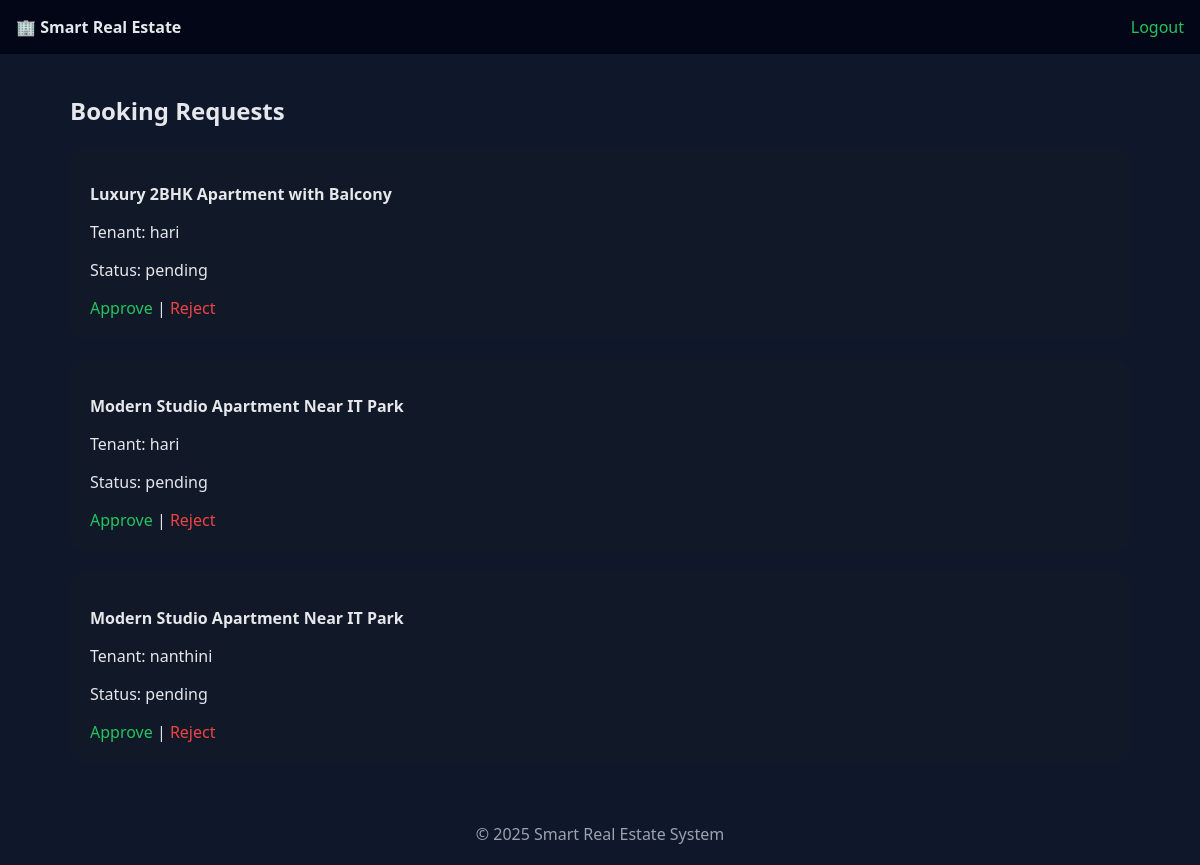
The page /owner/requests/ (signed in) on the database its author committed.
### properties/models.py (models this page shows, shortened)
class BookingRequest(models.Model):
    property = models.ForeignKey(Property, on_delete=models.CASCADE)
    tenant = models.ForeignKey(settings.AUTH_USER_MODEL, on_delete=models.CASCADE)
    status = models.CharField(
        max_length=20,
        choices=[('pending','Pending'), ('approved','Approved')],
        default='pending'
    )
    created_at = models.DateTimeField(auto_now_add=True)

class Property(models.Model):
    owner = models.ForeignKey(settings.AUTH_USER_MODEL, on_delete=models.CASCADE)
    title = models.CharField(max_length=100)
    location = models.CharField(max_length=100)
    price = models.IntegerField()
    description = models.TextField()
    image = models.ImageField(upload_to='property_images/', null=True, blank=True)
    created_at = models.DateTimeField(auto_now_add=True)

### accounts/models.py (models this page shows)
class User(AbstractUser):
    is_owner = models.BooleanField(default=False)
    is_tenant = models.BooleanField(default=False)

### properties/views.py (the view)
# urls.py: path('owner/requests/', owner_requests, name='owner_requests'),
@login_required
def owner_requests(request):
    requests = BookingRequest.objects.filter(property__owner=request.user)
    return render(request, 'owner_requests.html', {'requests': requests})

### templates/owner_requests.html
{% extends 'base.html' %}
{% block content %}
<h2>Booking Requests</h2>
{% for r in requests %}
<div class="card">
  <p><b>{{ r.property.title }}</b></p>
  <p>Tenant: {{ r.tenant.username }}</p>
  <p>Status: {{ r.status }}</p>
  {% if r.status == 'pending' %}
    <a href="{% url 'update_request' r.id 'approved' %}">Approve</a> |
    <a href="{% url 'update_request' r.id 'rejected' %}" style="color:var(--danger)">Reject</a>
  {% endif %}
</div>
{% endfor %}
{% endblock %}

### templates/base.html (style rules this page uses)
:root { --bg:#0f172a; --card:#111827; --text:#e5e7eb; --muted:#9ca3af; --accent:#22c55e; --danger:#ef4444; }
* { box-sizing:border-box }
body { margin:0; background:var(--bg); color:var(--text); font-family:system-ui; }
a { color:var(--accent);text-decoration:none }
.card { background:var(--card); padding:20px; border-radius:12px; margin-bottom:20px; }
.card { animation:card-pop 360ms cubic-bezier(.2,.9,.3,1) both }

### rows shown on the page
BookingRequest: property "Luxury 2BHK Apartment with Balcony", tenant.username "hari", status "pending", shows "Approve"
BookingRequest: property "Modern Studio Apartment Near IT Park", tenant.username "hari", status "pending", shows "Approve"
BookingRequest: property "Modern Studio Apartment Near IT Park", tenant.username "nanthini", status "pending", shows "Approve"
